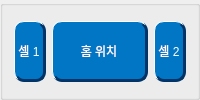
                  <widget class="QGroupBox" name="groupBox_10">
                   <property name="title">
                    <string/>
                   </property>
                   <layout class="QGridLayout" name="gridLayout_19" columnstretch="1,3,1">
                    <item row="0" column="0">
                     <widget class="QPushButton" name="cell_1_btn">
                      <property name="enabled">
                       <bool>true</bool>
                      </property>
                      <property name="sizePolicy">
                       <sizepolicy hsizetype="Expanding" vsizetype="Expanding">
                        <horstretch>0</horstretch>
                        <verstretch>0</verstretch>
                       </sizepolicy>
                      </property>
                      <property name="styleSheet">
                       <string notr="true">/* 1. 모든 관련 버튼 공통 기본 스타일 (파란색) */
#home_pose_btn, #waypoint_pose_btn, 
#pose_1_btn, #pose_2_btn, #pose_3_btn, #pose_4_btn, #pose_5_btn, 
#pose_6_btn, #pose_7_btn, #pose_8_btn, #pose_9_btn, #pose_10_btn, #pose_11_btn,
#cell_1_btn, #cell_2_btn {
    color: #ffffff;
    background-color: #0076c4; /* 기본 배경: 파란색 */
    font: bold 16pt &quot;Arial&quot;;
    border: 1px solid #ffffff;
    border-radius: 10px;
    border-bottom: 3px solid #003366;
    border-right: 3px solid #003366;
    margin-top: 4px;                 
    margin-bottom: 4px;
}

/* 2. 비활성화 상태 (Disabled): 회색 */
#home_pose_btn:disabled, #waypoint_pose_btn:disabled,
#pose_1_btn:disabled, #pose_2_btn:disabled, #pose_3_btn:disabled, #pose_4_btn:disabled, #pose_5_btn:disabled, 
#pose_6_btn:disabled, #pose_7_btn:disabled, #pose_8_btn:disabled, #pose_9_btn:disabled, #pose_10_btn:disabled, #pose_11_btn:disabled,
#cell_1_btn:disabled, #cell_2_btn:disabled {
    background-color: #888888 !important; /* 배경 강제 회색 */
    color: #cccccc;
    border: 1px solid #aaaaaa;
    border-bottom: 3px solid #555555;
    border-right: 3px solid #555555;
}

/* 3. 버튼이 체크(눌려 있는 유지 상태)되었을 때: 확실한 초록색 */
#home_pose_btn:checked, #waypoint_pose_btn:checked,
#pose_1_btn:checked, #pose_2_btn:checked, #pose_3_btn:checked, #pose_4_btn:checked, #pose_5_btn:checked, 
#pose_6_btn:checked, #pose_7_btn:checked, #pose_8_btn:checked, #pose_9_btn:checked, #pose_10_btn:checked, #pose_11_btn:checked,
#cell_1_btn:checked, #cell_2_btn:checked {
    background-color: #6ac529 !important; /* 배경 강제 초록색 */
    border-bottom: 3px solid #439608;
    border-right: 3px solid #439608;
}

/* 5. 클릭하는 순간 (눌리는 애니메이션) */
#home_pose_btn:pressed, #waypoint_pose_btn:pressed,
#pose_1_btn:pressed, #pose_2_btn:pressed, #pose_3_btn:pressed, #pose_4_btn:pressed, #pose_5_btn:pressed, 
#pose_6_btn:pressed, #pose_7_btn:pressed, #pose_8_btn:pressed, #pose_9_btn:pressed, #pose_10_btn:pressed, #pose_11_btn:pressed,
#cell_1_btn:pressed, #cell_2_btn:pressed {
    background-color: #005a9e;
    border-top: 3px solid #003366;
    border-left: 3px solid #003366;
    border-bottom: none;
    border-right: none;
    margin-top: 6px;
    margin-bottom: 2px;
}</string>
                      </property>
                      <property name="text">
                       <string>셀 1</string>
                      </property>
                      <property name="checkable">
                       <bool>true</bool>
                      </property>
                      <property name="checked">
                       <bool>false</bool>
                      </property>
                     </widget>
                    </item>
                    <item row="0" column="1">
                     <widget class="QPushButton" name="home_pose_btn">
                      <property name="sizePolicy">
                       <sizepolicy hsizetype="Expanding" vsizetype="Expanding">
                        <horstretch>0</horstretch>
                        <verstretch>0</verstretch>
                       </sizepolicy>
                      </property>
                      <property name="styleSheet">
                       <string notr="true">/* 1. 모든 관련 버튼 공통 기본 스타일 (파란색) */
#home_pose_btn, #waypoint_pose_btn, 
#pose_1_btn, #pose_2_btn, #pose_3_btn, #pose_4_btn, #pose_5_btn, 
#pose_6_btn, #pose_7_btn, #pose_8_btn, #pose_9_btn, #pose_10_btn, #pose_11_btn,
#cell_1_btn, #cell_2_btn {
    color: #ffffff;
    background-color: #0076c4; /* 기본 배경: 파란색 */
    font: bold 16pt &quot;Arial&quot;;
    border: 1px solid #ffffff;
    border-radius: 10px;
    border-bottom: 3px solid #003366;
    border-right: 3px solid #003366;
    margin-top: 4px;                 
    margin-bottom: 4px;
}

/* 2. 비활성화 상태 (Disabled): 회색 */
#home_pose_btn:disabled, #waypoint_pose_btn:disabled,
#pose_1_btn:disabled, #pose_2_btn:disabled, #pose_3_btn:disabled, #pose_4_btn:disabled, #pose_5_btn:disabled, 
#pose_6_btn:disabled, #pose_7_btn:disabled, #pose_8_btn:disabled, #pose_9_btn:disabled, #pose_10_btn:disabled, #pose_11_btn:disabled,
#cell_1_btn:disabled, #cell_2_btn:disabled {
    background-color: #888888 !important; /* 배경 강제 회색 */
    color: #cccccc;
    border: 1px solid #aaaaaa;
    border-bottom: 3px solid #555555;
    border-right: 3px solid #555555;
}

/* 3. 버튼이 체크(눌려 있는 유지 상태)되었을 때: 확실한 초록색 */
#home_pose_btn:checked, #waypoint_pose_btn:checked,
#pose_1_btn:checked, #pose_2_btn:checked, #pose_3_btn:checked, #pose_4_btn:checked, #pose_5_btn:checked, 
#pose_6_btn:checked, #pose_7_btn:checked, #pose_8_btn:checked, #pose_9_btn:checked, #pose_10_btn:checked, #pose_11_btn:checked,
#cell_1_btn:checked, #cell_2_btn:checked {
    background-color: #6ac529 !important; /* 배경 강제 초록색 */
    border-bottom: 3px solid #439608;
    border-right: 3px solid #439608;
}

/* 5. 클릭하는 순간 (눌리는 애니메이션) */
#home_pose_btn:pressed, #waypoint_pose_btn:pressed,
#pose_1_btn:pressed, #pose_2_btn:pressed, #pose_3_btn:pressed, #pose_4_btn:pressed, #pose_5_btn:pressed, 
#pose_6_btn:pressed, #pose_7_btn:pressed, #pose_8_btn:pressed, #pose_9_btn:pressed, #pose_10_btn:pressed, #pose_11_btn:pressed,
#cell_1_btn:pressed, #cell_2_btn:pressed {
    background-color: #005a9e;
    border-top: 3px solid #003366;
    border-left: 3px solid #003366;
    border-bottom: none;
    border-right: none;
    margin-top: 6px;
    margin-bottom: 2px;
}</string>
                      </property>
                      <property name="text">
                       <string>홈 위치</string>
                      </property>
                      <property name="checkable">
                       <bool>true</bool>
                      </property>
                      <property name="checked">
                       <bool>false</bool>
                      </property>
                     </widget>
                    </item>
                    <item row="0" column="2">
                     <widget class="QPushButton" name="cell_2_btn">
                      <property name="enabled">
                       <bool>true</bool>
                      </property>
                      <property name="sizePolicy">
                       <sizepolicy hsizetype="Expanding" vsizetype="Expanding">
                        <horstretch>0</horstretch>
                        <verstretch>0</verstretch>
                       </sizepolicy>
                      </property>
                      <property name="styleSheet">
                       <string notr="true">/* 1. 모든 관련 버튼 공통 기본 스타일 (파란색) */
#home_pose_btn, #waypoint_pose_btn, 
#pose_1_btn, #pose_2_btn, #pose_3_btn, #pose_4_btn, #pose_5_btn, 
#pose_6_btn, #pose_7_btn, #pose_8_btn, #pose_9_btn, #pose_10_btn, #pose_11_btn,
#cell_1_btn, #cell_2_btn {
    color: #ffffff;
    background-color: #0076c4; /* 기본 배경: 파란색 */
    font: bold 16pt &quot;Arial&quot;;
    border: 1px solid #ffffff;
    border-radius: 10px;
    border-bottom: 3px solid #003366;
    border-right: 3px solid #003366;
    margin-top: 4px;                 
    margin-bottom: 4px;
}

/* 2. 비활성화 상태 (Disabled): 회색 */
#home_pose_btn:disabled, #waypoint_pose_btn:disabled,
#pose_1_btn:disabled, #pose_2_btn:disabled, #pose_3_btn:disabled, #pose_4_btn:disabled, #pose_5_btn:disabled, 
#pose_6_btn:disabled, #pose_7_btn:disabled, #pose_8_btn:disabled, #pose_9_btn:disabled, #pose_10_btn:disabled, #pose_11_btn:disabled,
#cell_1_btn:disabled, #cell_2_btn:disabled {
    background-color: #888888 !important; /* 배경 강제 회색 */
    color: #cccccc;
    border: 1px solid #aaaaaa;
    border-bottom: 3px solid #555555;
    border-right: 3px solid #555555;
}

/* 3. 버튼이 체크(눌려 있는 유지 상태)되었을 때: 확실한 초록색 */
#home_pose_btn:checked, #waypoint_pose_btn:checked,
#pose_1_btn:checked, #pose_2_btn:checked, #pose_3_btn:checked, #pose_4_btn:checked, #pose_5_btn:checked, 
#pose_6_btn:checked, #pose_7_btn:checked, #pose_8_btn:checked, #pose_9_btn:checked, #pose_10_btn:checked, #pose_11_btn:checked,
#cell_1_btn:checked, #cell_2_btn:checked {
    background-color: #6ac529 !important; /* 배경 강제 초록색 */
    border-bottom: 3px solid #439608;
    border-right: 3px solid #439608;
}

/* 5. 클릭하는 순간 (눌리는 애니메이션) */
#home_pose_btn:pressed, #waypoint_pose_btn:pressed,
#pose_1_btn:pressed, #pose_2_btn:pressed, #pose_3_btn:pressed, #pose_4_btn:pressed, #pose_5_btn:pressed, 
#pose_6_btn:pressed, #pose_7_btn:pressed, #pose_8_btn:pressed, #pose_9_btn:pressed, #pose_10_btn:pressed, #pose_11_btn:pressed,
#cell_1_btn:pressed, #cell_2_btn:pressed {
    background-color: #005a9e;
    border-top: 3px solid #003366;
    border-left: 3px solid #003366;
    border-bottom: none;
    border-right: none;
    margin-top: 6px;
    margin-bottom: 2px;
}</string>
                      </property>
                      <property name="text">
                       <string>셀 2</string>
                      </property>
                      <property name="checkable">
                       <bool>true</bool>
                      </property>
                     </widget>
                    </item>
                   </layout>
                  </widget>
